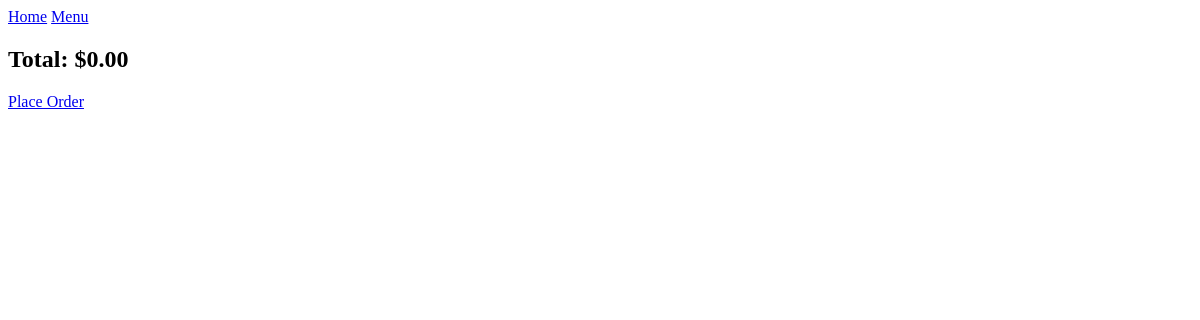
The page /cart/ (signed in) on the database as committed earlier.
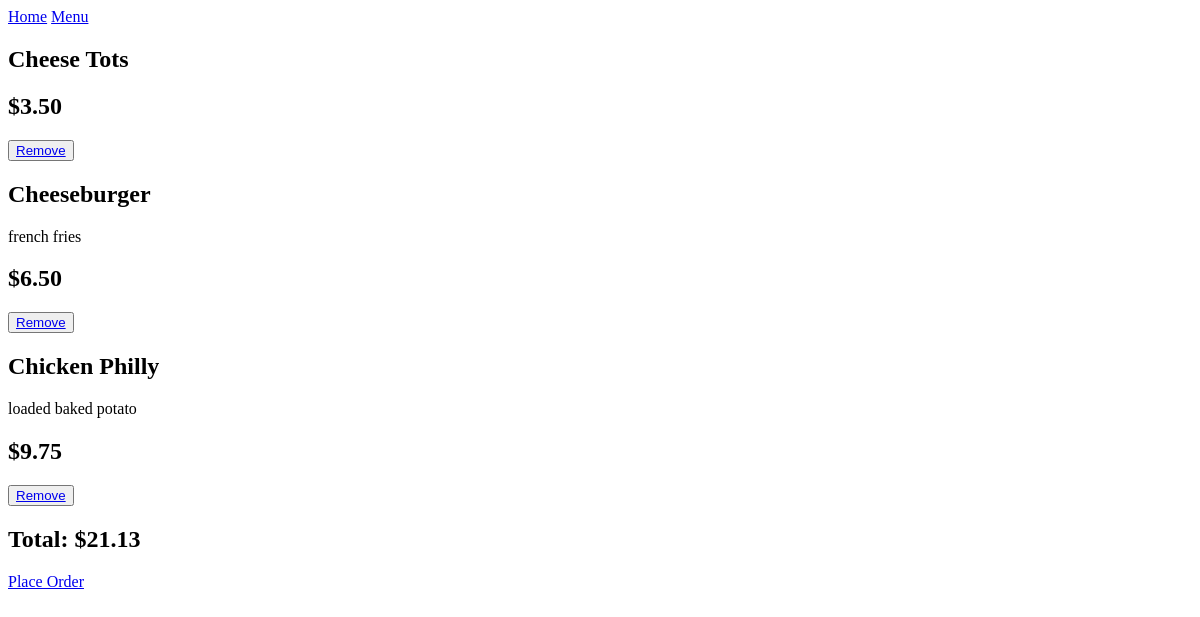
The same page on the database as committed later.
### app/models.py (models this page shows)
class cartItem(models.Model):
    SIDES = [('--Choose a Side--',
    (
    ('corn nuggets', 'Corn Nuggets'),
    ('tater tots', 'Tater Tots'),
    ('french fries', 'French Fries'),
    ('onion rings', 'Onion Rings'),
    ('fried okra', 'Fried Okra'),
    ('loaded baked potato', 'Loaded Baked Potato + $2.50'),
    ('side salad', 'Side Salad + $2.50'),
    ),)]
    id = models.IntegerField(null=False, primary_key=True)
    cart = models.ForeignKey(Cart, on_delete=models.CASCADE, null=True)
    cost = models.DecimalField(default=0, decimal_places=2, max_digits=14)
    name = models.CharField(max_length=100, default="no name")
    type = models.CharField(max_length=20, default="no type")
    side1 = models.CharField(max_length=20,choices=SIDES, blank=False)
    side2 = models.CharField(max_length=20,choices=SIDES, blank=False)
    comment = models.CharField(max_length=1000, blank=True)

### app/views.py (the view)
# urls.py: path('cart/', views.cart, name='cart'),
def cart(request) :
    cart = cartItem.objects.filter(cart=Cart.objects.get(user=request.user))
    total = 0
    for item in cart:
        total += item.cost
    totalTax = total + (total * Decimal(.07))
    if (currentDate.hour * 100 + currentDate.minute >= 130 and currentDate.hour < 19):
        storeHours = True
    else :
        storeHours = False
    return render(request, 'cart.html', {"cart": cart, "total": "{:.2f}".format(totalTax), "isActive": noOrdersButton, "storeHours": storeHours})

### app/templates/cart.html (shortened to what this page needs)
{% load static %}
<!DOCTYPE html>
<html>
  <head>
    <link
      rel="stylesheet"
      href="https://use.fontawesome.com/releases/v5.6.1/css/all.css"
    />
  </head>
  <body>
    <nav class="sticky">
      <a href="{% url 'home' %}" title="Home">Home</a>
      <a href="{% url 'food' %}">Menu</a>
    </nav>
      <div class="ticket-content" id="ticketDisplay">
        {% for item in cart %}
        <div class="ticketItem">
          <h2 class="itemName">{{item.name}}</h2>
          {% if item.type == "small"%}
          <p>{{item.side1}}</p>
          {% endif %}
          <h2 class="itemPrice">${{item.cost}}</h2>
          <button>
            <a href="{% url 'removeFromCart' item.id %}">Remove</a>
          </button>
        </div>
        {% endfor %}
      </div>
      <div class="storeHours">
        <h2 id="total">Total: ${{total}}</h2>
        {% if isActive.isActive == False and storeHours == True %}
        <div class="placeBtn"><a href="{% url 'checkout' %}">Place Order</a></div>
        {% else %}
        <p>Sorry, we are not taking online orders at this time.</p>
        {% endif %}
      </div>
  </body>
</html>

Rows that differ between the two databases and show on the page:
added cartItem: name "Cheese Tots", cost "3.50"
added cartItem: name "Cheeseburger", side1 "french fries", cost "6.50"
added cartItem: name "Chicken Philly", side1 "loaded baked potato", cost "9.75"
Other text that changed with them:
{{ total }}: "0.00" → "21.13"
